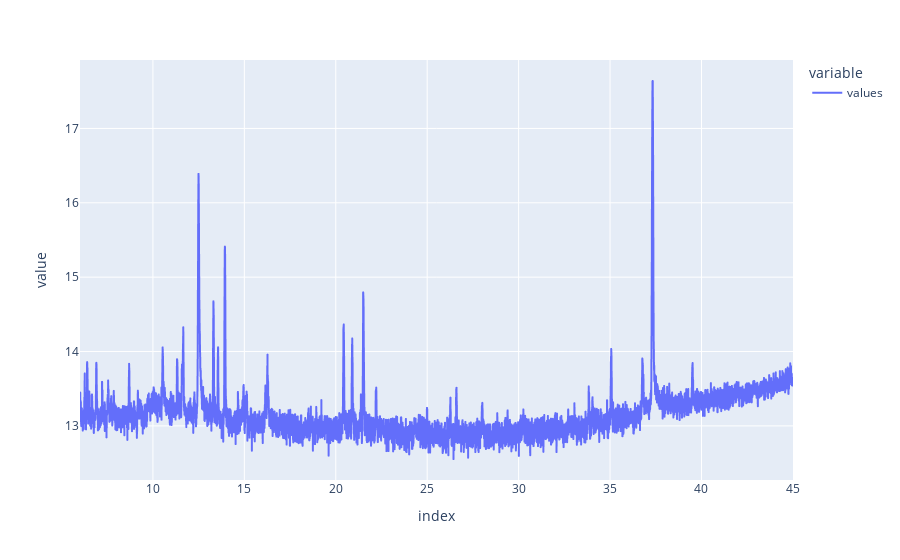

The notebook cell this image was saved under:
### Markdown cell above
## Mise en évidence des pics
Le passage des données en logarithme permet de mettre en évidence les plus petits pics du graphique, le but est de ne pas donner un importance trop grande aux pics les plus grands, car cela pourrait compliquer le travail sur la partie IA dans le cas ou l'information importante est contenue dans un pic de taille faible.<br>
Remarque : la fonction logarithme est bijective, il n'y a donc pas de perte d'information.

### Code cell
temp = np.log(temp)
temp.plot()

### Figure 1 — Plotly figure (JSON) as saved in the notebook; plotly's stock layout.template omitted (floating-point values rounded to 4 significant figures; data arrays with more than 128 entries replaced by an {"elided": "..."} marker saying what was removed)
{"data": [{"hovertemplate": "variable=values<br>index=%{x}<br>value=%{y}<extra></extra>", "legendgroup": "values", "line": {"color": "#636efa", "dash": "solid"}, "mode": "lines", "name": "values", "showlegend": true, "type": "scattergl", "x": {"elided": "6684 float values"}, "xaxis": "x", "y": {"elided": "6684 float values"}, "yaxis": "y"}], "layout": {"legend": {"title": {"text": "variable"}, "tracegroupgap": 0}, "margin": {"t": 60}, "xaxis": {"anchor": "y", "domain": [0, 1], "title": {"text": "index"}}, "yaxis": {"anchor": "x", "domain": [0, 1], "title": {"text": "value"}}}}
